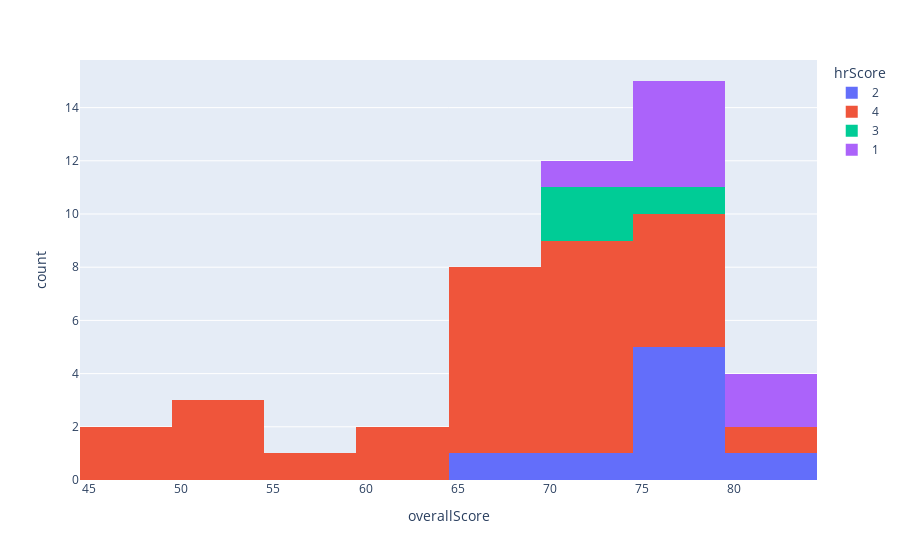

Source (notebook cell):
### Code cell
px.histogram(merged, x="overallScore", color="hrScore").show()

### Figure 1 — Plotly figure (JSON) as saved in the notebook; plotly's stock layout.template omitted (floating-point values rounded to 4 significant figures)
{"data": [{"alignmentgroup": "True", "bingroup": "x", "hovertemplate": "hrScore=2<br>overallScore=%{x}<br>count=%{y}<extra></extra>", "legendgroup": "2", "marker": {"color": "#636efa", "pattern": {"shape": ""}}, "name": "2", "offsetgroup": "2", "orientation": "v", "showlegend": true, "type": "histogram", "x": [80, 75, 70, 75, 75, 75, 76, 65], "xaxis": "x", "yaxis": "y"}, {"alignmentgroup": "True", "bingroup": "x", "hovertemplate": "hrScore=4<br>overallScore=%{x}<br>count=%{y}<extra></extra>", "legendgroup": "4", "marker": {"color": "#EF553B", "pattern": {"shape": ""}}, "name": "4", "offsetgroup": "4", "orientation": "v", "showlegend": true, "type": "histogram", "x": [70, 55, 65, 70, 60, 50, 65, 50, 70, 50, 65, 75, 70, 60, 70, 70, 75, 75, 65, 80, 65, 65, 75, 75, 70, 65, 70, 45, 45], "xaxis": "x", "yaxis": "y"}, {"alignmentgroup": "True", "bingroup": "x", "hovertemplate": "hrScore=3<br>overallScore=%{x}<br>count=%{y}<extra></extra>", "legendgroup": "3", "marker": {"color": "#00cc96", "pattern": {"shape": ""}}, "name": "3", "offsetgroup": "3", "orientation": "v", "showlegend": true, "type": "histogram", "x": [75, 70, 70], "xaxis": "x", "yaxis": "y"}, {"alignmentgroup": "True", "bingroup": "x", "hovertemplate": "hrScore=1<br>overallScore=%{x}<br>count=%{y}<extra></extra>", "legendgroup": "1", "marker": {"color": "#ab63fa", "pattern": {"shape": ""}}, "name": "1", "offsetgroup": "1", "orientation": "v", "showlegend": true, "type": "histogram", "x": [75, 75, 80, 75, 75, 80, 70], "xaxis": "x", "yaxis": "y"}], "layout": {"barmode": "relative", "legend": {"title": {"text": "hrScore"}, "tracegroupgap": 0}, "margin": {"t": 60}, "xaxis": {"anchor": "y", "domain": [0, 1], "title": {"text": "overallScore"}}, "yaxis": {"anchor": "x", "domain": [0, 1], "title": {"text": "count"}}}}
